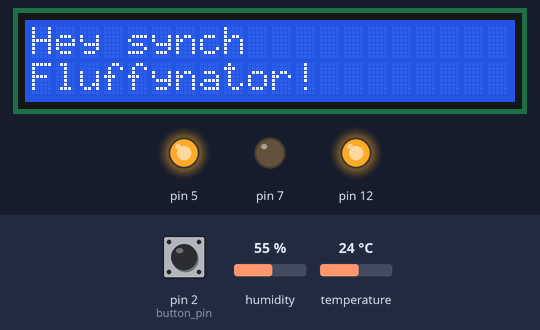
This sketch was run on a simulated Arduino Uno, built with avr-gcc and run on an emulated ATmega328P. On the bench: 20×2 character LCD, output pins drawn as LEDs (lit = HIGH). The test bench sets the inputs (shaded band); at power-on: pin 2 (button_pin) HIGH, humidity 55 %, temperature 24 °C. What the sketch prints to the serial monitor is not drawn.

Above: at 2.8 s.
2.9 s: pin 2 (button_pin) pulled LOW for 0.15 s
At 3.0 s:
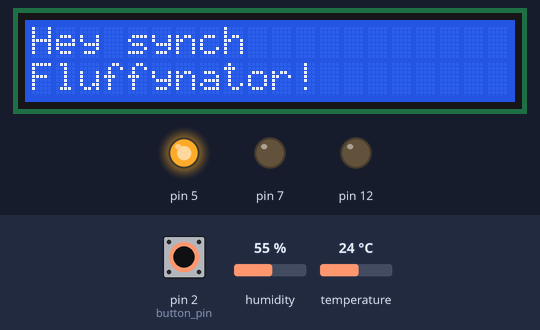
At 26.1 s:
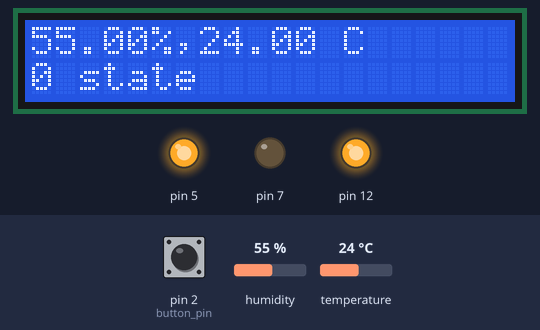
Timing chart, 0 to 28.3 s (numbered marks = the images above; inputs shaded):
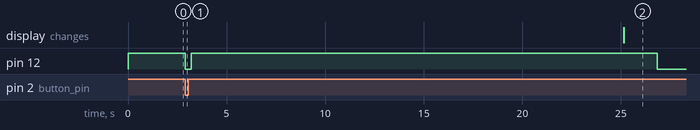

Measured:
- after the input at 2.9 s, pin 12: HIGH → LOW after 0.00 s instead of 23.9 s

The sketch:

fluffynator.ino
```cpp
#include "DHT.h"
#include <LiquidCrystal_I2C.h>
#define DHTPIN 6
#define DHTTYPE DHT11
DHT dht(DHTPIN, DHTTYPE);

int count = 0; // initialize variable count
int state = 0;
int buttonPress;
long timeRef = 0;


LiquidCrystal_I2C lcd(0x27, 20, 2); // set the LCD address to 0x27 for a 16 chars and 2 line display

void setup() {
  // put your setup code here, to run once:

  pinMode(7, OUTPUT);
  pinMode(5, OUTPUT);
  pinMode(2, INPUT_PULLUP); // button pin
  pinMode(12, OUTPUT);
  digitalWrite(12, HIGH);

  digitalWrite(7, LOW);
  digitalWrite(5, HIGH);
  dht.begin();

  lcd.init();                      // initialize the lcd
  // Print a message to the LCD.
  lcd.backlight();


  Serial.begin(9600);

  Serial.print("The count is :");
  Serial.println(count);
  count = count + 1;

  Serial.println(state);
  lcd.print("Hey synch ");
  lcd.setCursor(0, 1);
  lcd.print("Fluffynator!");
  delay(2000);

  timeRef = millis(); // getting current time
  while (millis() < (timeRef + 20000)) {
    buttonPress = digitalRead(2);
    Serial.println(buttonPress);


    if (buttonPress == 0) {
      digitalWrite(12, LOW);
      delay(300);
      digitalWrite(12, HIGH);
      delay(300);
      while (buttonPress == 0) {
        buttonPress = digitalRead(2);


      }

    }
  }


}

void loop() {

  delay(3000);

  float h = dht.readHumidity();
  float t = dht.readTemperature();

  if (isnan(h) || isnan(t)) {
    Serial.println(F("Failed to read from DHT sensor!"));
    return;
  }
  Serial.print(count);
  Serial.print(",");
  Serial.print(h); // %humidity
  Serial.print(",");

  Serial.println();
  count = count + 1;

  //lcd.setCursor(0, 0);  // clear sets curser to (0,0)
  lcd.clear();
  lcd.print(h );
  lcd.print("%");
  lcd.print(",");
  lcd.print(t);
  lcd.print(" ");
  lcd.print("C");
  lcd.setCursor(0, 1);
  lcd.print(state);
  lcd.print(" ");
  lcd.print("state");
  delay(1500);


  if ((h < 70) && (state == 0)) {
    turnOn(); // turns on the Humidifier
    state = 1;
  }
  else if ((h > 70) && (state == 1)) {
    turnOff();
    state = 0;


  }
}

void turnOn()
{
  digitalWrite(12, HIGH);   // turn the LED on (HIGH is the voltage level)
  delay(200);                       // wait for a second
  digitalWrite(12, LOW);    // turn the LED off by making the voltage LOW
  delay(500);


}

void turnOff()
{
  digitalWrite(12, HIGH);   // turn the LED on (HIGH is the voltage level)
  delay(200);                       // wait for a second
  digitalWrite(12, LOW);    // turn the LED off by making the voltage LOW
  delay(500);                       // wait for a second

  digitalWrite(12, HIGH);   // turn the LED on (HIGH is the voltage level)
  delay(200);                       // wait for a second
  digitalWrite(12, LOW);    // turn the LED off by making the voltage LOW
  delay(500);                       // wait for a second\

  digitalWrite(12, HIGH);   // turn the LED on (HIGH is the voltage level)
  delay(200);                       // wait for a second
  digitalWrite(12, LOW);    // turn the LED off by making the voltage LOW
  delay(500);                       // wait for a second

  digitalWrite(12, HIGH);   // turn the LED on (HIGH is the voltage level)
  delay(200);                       // wait for a second
  digitalWrite(12, LOW);    // turn the LED off by making the voltage LOW
  delay(500);                       // wait for a second

  digitalWrite(12, HIGH);   // turn the LED on (HIGH is the voltage level)
  delay(200);                       // wait for a second
  digitalWrite(12, LOW);    // turn the LED off by making the voltage LOW
  delay(500);                       // wait for a second


}
```
